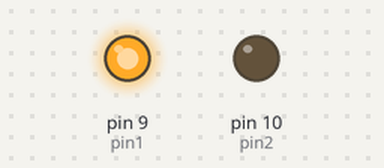
Bench run of a sketch on a simulated Arduino Uno, built with avr-gcc and run on an emulated ATmega328P. On the bench: output pins drawn as LEDs (lit = HIGH).

Above: at 1.5 s.
At 4.5 s:
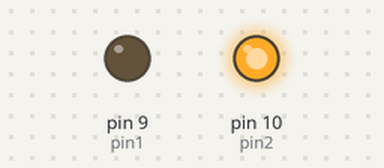
Timing chart, 0 to 7.8 s (numbered marks = the images above):
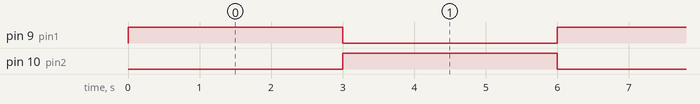

Measured:
- by itself, pin 9 (pin1), pin 10 (pin2): alternates HIGH for 3.0 s and LOW for 3.0 s

The sketch:

moteur_hydrolique.ino
```cpp
int vitesse = 3000;
int pin1 = 9;
int pin2 = 10;


void setup() {
  // put your setup code here, to run once:
pinMode(pin1, OUTPUT);
pinMode(pin2, OUTPUT);
}

void loop() {
  // put your main code here, to run repeatedly:

digitalWrite (pin1, HIGH);
digitalWrite (pin2, LOW);
delay (vitesse);
digitalWrite (pin1, LOW);
digitalWrite (pin2, HIGH);
delay (vitesse);

}
```
